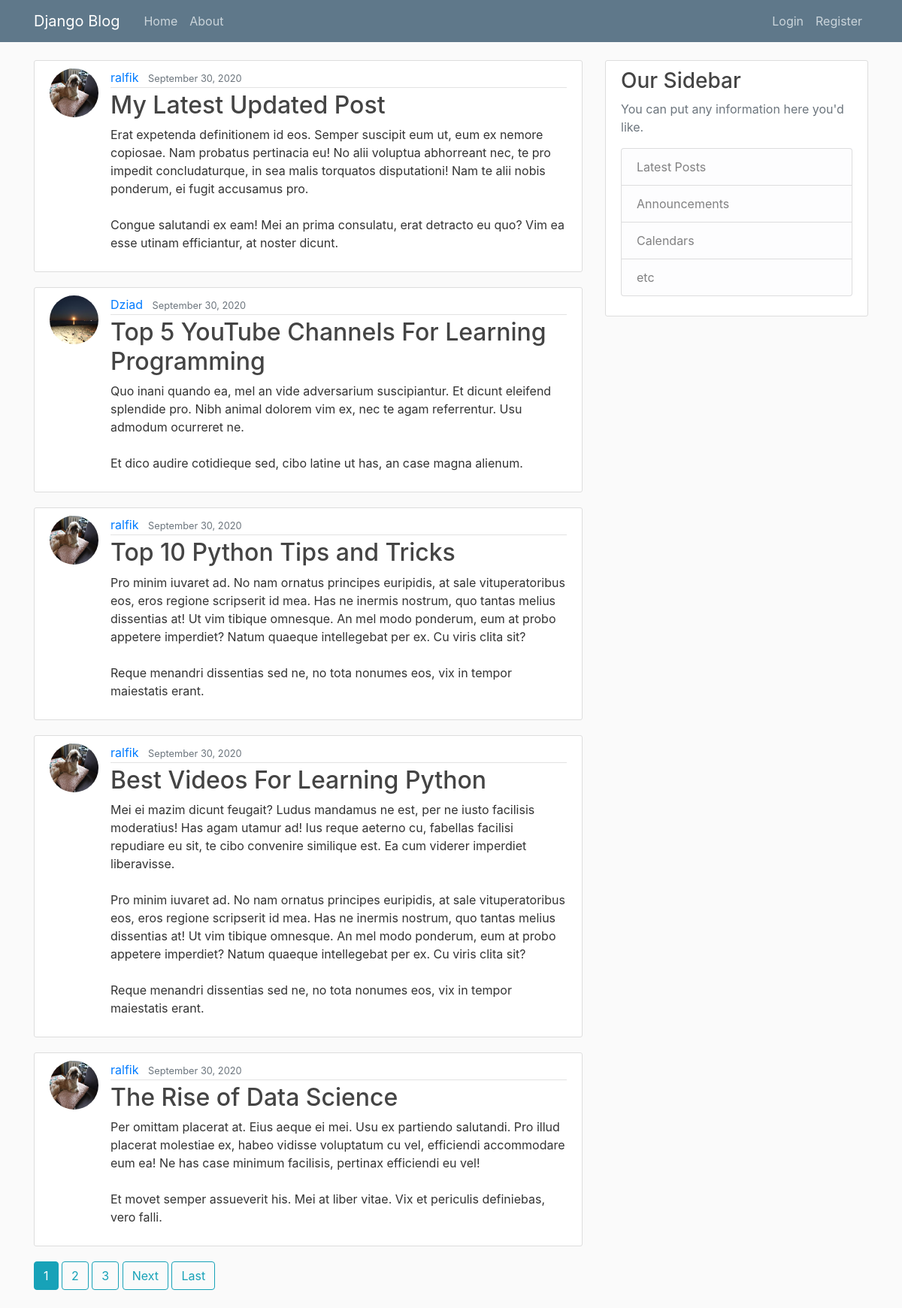
The page / on the database its author committed.
### blog/models.py (models this page shows, shortened)
class Post(models.Model):
    title = models.CharField(max_length=100)
    content = models.TextField()
    date_posted = models.DateTimeField(default=timezone.now)
    author = models.ForeignKey(User,on_delete=models.CASCADE)

### users/models.py (models this page shows, shortened)
class Profile(models.Model):
    user = models.OneToOneField(User,on_delete=models.CASCADE)
    image = models.ImageField(default='default.jpg',upload_to='profile_pics')

### blog/views.py (the view)
# urls.py: path('', PostListView.as_view(),name='blog-home'),
class PostListView(ListView):
     model = Post
     template_name = 'blog/home.html' #<app>/<model>_<viewtype>.html
     context_object_name = 'posts' #the name in home.html
     ordering = ['-date_posted']
     paginate_by = 5

### blog/templates/blog/home.html (shortened to what this page needs)
{% extends "blog/base.html" %}
{% block content %}
    {% for post in posts %}
        <article class="media content-section">
          <img class="rounded-circle article-img" src="{{ post.author.profile.image.url }}">
          <div class="media-body">
            <div class="article-metadata">
              <a class="mr-2" href="{% url 'user-posts' post.author.username %}">{{ post.author }}</a>
              <small class="text-muted">{{ post.date_posted|date:"F d, Y" }}</small>
            </div>
            <h2><a class="article-title" href="{% url 'post-detail' post.id %}">{{ post.title }}</a></h2>
            <p class="article-content">{{ post.content }}</p>
          </div>
        </article>
    {% endfor %}
    {% if is_paginated %}
      {% for num in page_obj.paginator.page_range %}
        {% if page_obj.number == num %}
          <a class="btn btn-info mb-4" href="?page={{ num }}">{{ num }}</a>
        {% elif num > page_obj.number|add:'-3' and num < page_obj.number|add:'3' %}
          <a class="btn btn-outline-info mb-4" href="?page={{ num }}">{{ num }}</a>
        {% endif %}
      {% endfor %}
      {% if page_obj.has_next %}
        <a class="btn btn-outline-info mb-4" href="?page={{ page_obj.next_page_number }}">Next</a>
        <a class="btn btn-outline-info mb-4" href="?page={{ page_obj.paginator.num_pages }}">Last</a>
      {% endif %}
    {% endif %}
{% endblock content %}

### blog/templates/blog/base.html (shortened to what this page needs)
<!DOCTYPE html>
<html>
<head>
{% load static %}
    <link rel="stylesheet" href="https://maxcdn.bootstrapcdn.com/bootstrap/4.0.0/css/bootstrap.min.css">
    <link rel="stylesheet" type="text/css"  href="{% static 'blog/main.css' %}">
</head>
<body>
    <header class="site-header">
      <nav class="navbar navbar-expand-md navbar-dark bg-steel fixed-top">
        <div class="container">
          <a class="navbar-brand mr-4" href="{% url 'blog-home' %}">Django Blog</a>
          <div class="collapse navbar-collapse" id="navbarToggle">
            <div class="navbar-nav mr-auto">
              <a class="nav-item nav-link" href="{% url 'blog-home' %}">Home</a>
              <a class="nav-item nav-link" href="{% url 'blog-about' %}">About</a>
            </div>
            <div class="navbar-nav">
                {% if user.is_authenticated %}
                <a class="nav-item nav-link" href="{% url 'post-create' %}">New Post</a>
                <a class="nav-item nav-link" href="{% url 'profile' %}">Profile</a>
                <a class="nav-item nav-link" href="{% url 'logout' %}">Logout</a>
                {% else %}
                <a class="nav-item nav-link" href="{% url 'login' %}">Login</a>
                <a class="nav-item nav-link" href="{% url 'register' %}">Register</a>
                {% endif %}
            </div>
          </div>
        </div>
      </nav>
    </header>
    <main role="main" class="container">
      <div class="row">
        <div class="col-md-8">
            {% block content %}{% endblock %}
        </div>
        <div class="col-md-4">
          <div class="content-section">
            <h3>Our Sidebar</h3>
            <p class='text-muted'>You can put any information here you'd like.
              <ul class="list-group">
                <li class="list-group-item list-group-item-light">Latest Posts</li>
                <li class="list-group-item list-group-item-light">Announcements</li>
                <li class="list-group-item list-group-item-light">Calendars</li>
                <li class="list-group-item list-group-item-light">etc</li>
              </ul>
            </p>
          </div>
        </div>
      </div>
    </main>
</body>
</html>

### blog/static/blog/main.css (style rules this page uses)
body { background: #fafafa; color: #333333; margin-top: 5rem; }
h1, h2, h3, h4, h5, h6 { color: #444444; }
ul { margin: 0; }
.bg-steel { background-color: #5f788a; }
.site-header .navbar-nav .nav-link { color: #cbd5db; }
.content-section { background: #ffffff; padding: 10px 20px; border: 1px solid #dddddd; border-radius: 3px; margin-bottom: 20px; }
.article-title { color: #444444; }
.article-content { white-space: pre-line; }
.article-img { height: 65px; width: 65px; margin-right: 16px; }
.article-metadata { padding-bottom: 1px; margin-bottom: 4px; border-bottom: 1px solid #e3e3e3 }

### rows shown on the page
Post: author.profile.image (picture), author "ralfik", date_posted "September 30, 2020", title "My Latest Updated Post", content "Erat expetenda definitionem id eos. Semper suscipit eum ut, eum ex nemore copiosae. Nam probatus pertinacia eu! No alii voluptua abhorreant nec, te pro impedit concludaturque, in sea malis torquatos disputationi! Nam te alii nobis ponderum, ei fugit accusamus pro. Congue salutandi ex eam! Mei an prima consulatu, erat detracto eu quo? Vim ea esse utinam efficiantur, at noster dicunt."
Post: author.profile.image (placeholder picture), author "Dziad", date_posted "September 30, 2020", title "Top 5 YouTube Channels For Learning Programming", content "Quo inani quando ea, mel an vide adversarium suscipiantur. Et dicunt eleifend splendide pro. Nibh animal dolorem vim ex, nec te agam referrentur. Usu admodum ocurreret ne. Et dico audire cotidieque sed, cibo latine ut has, an case magna alienum."
Post: author.profile.image (picture), author "ralfik", date_posted "September 30, 2020", title "Top 10 Python Tips and Tricks", content "Pro minim iuvaret ad. No nam ornatus principes euripidis, at sale vituperatoribus eos, eros regione scripserit id mea. Has ne inermis nostrum, quo tantas melius dissentias at! Ut vim tibique omnesque. An mel modo ponderum, eum at probo appetere imperdiet? Natum quaeque intellegebat per ex. Cu viris clita sit? Reque menandri dissentias sed ne, no tota nonumes eos, vix in tempor maiestatis erant."
Post: author.profile.image (picture), author "ralfik", date_posted "September 30, 2020", title "Best Videos For Learning Python", content "Mei ei mazim dicunt feugait? Ludus mandamus ne est, per ne iusto facilisis moderatius! Has agam utamur ad! Ius reque aeterno cu, fabellas facilisi repudiare eu sit, te cibo convenire similique est. Ea cum viderer imperdiet liberavisse. Pro minim iuvaret ad. No nam ornatus principes euripidis, at sale vituperatoribus eos, eros regione scripserit id mea. Has ne inermis nostrum, quo tantas melius dissentias at! Ut vim tibique omnesque. An mel modo ponderum, eum at probo appetere imperdiet? Natum quaeque intellegebat per ex. Cu viris clita sit? Reque menandri dissentias sed ne, no tota nonumes eos, vix in tempor maiestatis erant."
Post: author.profile.image (picture), author "ralfik", date_posted "September 30, 2020", title "The Rise of Data Science", content "Per omittam placerat at. Eius aeque ei mei. Usu ex partiendo salutandi. Pro illud placerat molestiae ex, habeo vidisse voluptatum cu vel, efficiendi accommodare eum ea! Ne has case minimum facilisis, pertinax efficiendi eu vel! Et movet semper assueverit his. Mei at liber vitae. Vix et periculis definiebas, vero falli."

### other values the page prints
{{ num }} "1"
{{ num }} "2" "3"
